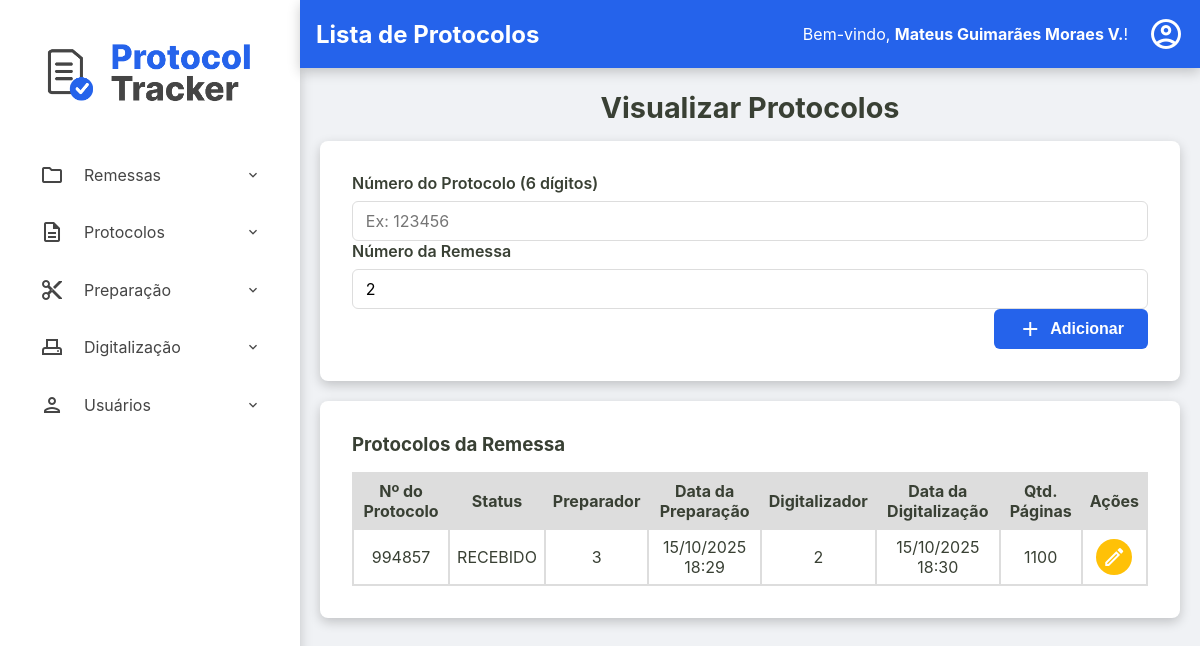
The page /admin/remessas/protocolos?id=401947e9-87bc-4d66-95da-1919781188cb (signed in) on the database as committed earlier.
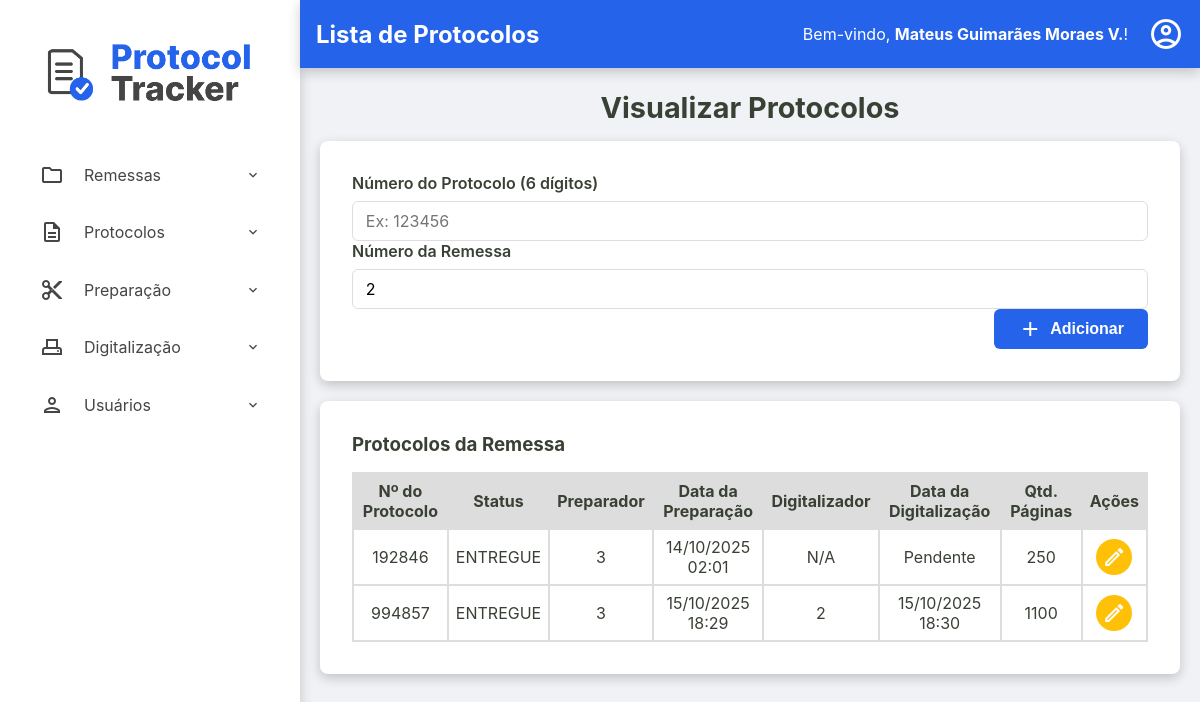
The same page on the database as committed later.
### tables this page shows
CREATE TABLE protocolos (
    id TEXT PRIMARY KEY,
    id_remessa TEXT NOT NULL,
    numero_protocolo TEXT NOT NULL UNIQUE,
    data_preparacao TEXT NULL,
    id_preparador INTEGER NULL,
    data_digitalizacao TEXT NULL,
    id_digitalizador INTEGER NULL,
    status TEXT NOT NULL DEFAULT 'RECEBIDO',
    quantidade_paginas INTEGER NULL CHECK (quantidade_paginas >= 0),
    observacoes TEXT NULL,
    FOREIGN KEY (id_remessa) REFERENCES remessas (id),
    FOREIGN KEY (id_preparador) REFERENCES usuarios (id),
    FOREIGN KEY (id_digitalizador) REFERENCES usuarios (id)
  );

### src/Controller/Admin/RemessaController.php (called while the page is built, shortened)
<?php
class RemessaController
{
    public function exibirProtocolos(?string $id_remessa_param, ?string $erro = null)
    {
        try {
            $id_remessa = $id_remessa_param;
            $listaProtocolos = $this->protocoloRepository->findByRemessa($id_remessa);
            require __DIR__ . '/../../../templates/admin/visualizar-protocolos.php';
        } catch (Exception $e) {
            $this->exibirRemessas($e->getMessage());
        }
    }
}

### src/Repository/ProtocoloRepository.php (called while the page is built, shortened)
<?php
class ProtocoloRepository implements ProtocoloRepositoryInterface
{
    private PDO $connection;
    public function __construct(PDO $connection)
    {
        $this->connection = $connection;
    }
    public function findByRemessa(string $id_remessa): array
    {
        $sqlQuery = "SELECT * FROM protocolos WHERE id_remessa = :id_remessa;";
        $stmt = $this->connection->prepare($sqlQuery);
        $stmt->bindValue(':id_remessa', $id_remessa);
        $stmt->execute();
        return $this->hidrataLista($stmt);
    }
    private function hidrataLista(PDOStatement $stmt): array
    {
        $listaDeProtocolos = [];
        while($dadosProtocolo = $stmt->fetch()){
            $listaDeProtocolos[] = Protocolo::fromArray($dadosProtocolo);
        }
        return $listaDeProtocolos;
    }
}

### src/Model/Protocolo.php (called while the page is built, shortened)
<?php
class Protocolo {
    public function getId(): ?string { return $this->id; }
    public function getNumeroProtocolo(): string { return $this->numero_protocolo; }
    public function getDataPreparacao(): ?DateTimeImmutable { return $this->data_preparacao; }
    public function getIdPreparador(): ?int { return $this->id_preparador; }
    public function getDataDigitalizacao(): ?DateTimeImmutable { return $this->data_digitalizacao; }
    public function getIdDigitalizador(): ?int { return $this->id_digitalizador; }
    public function getStatus(): string { return $this->status; }
    public function getQuantidadePaginas(): ?int { return $this->quantidade_paginas; }
    public static function fromArray(array $array): self
    {
        try {
            $data_preparacao = isset($array['data_preparacao']) ? new DateTimeImmutable($array['data_preparacao']) :  null;
            $data_digitalizacao = isset($array['data_digitalizacao']) ? new DateTimeImmutable($array['data_digitalizacao']) :  null;
        } catch (Exception $e) {
            throw new Exception("Falha ao criar data");
        }
        return new self(
            $array['id'],
            $array['id_remessa'],
            $array['numero_protocolo'],
            $data_preparacao,
            isset($array['id_preparador']) ? (int) $array['id_preparador'] : null,
            $data_digitalizacao,
            isset($array['id_digitalizador']) ? (int) $array['id_digitalizador'] : null,
            $array['status'],
            isset($array['quantidade_paginas']) ? (int) $array['quantidade_paginas'] : null,
            $array['observacoes'] ?? null,
        );
    }
}

### templates/admin/visualizar-protocolos.php (the view, shortened to what the changed rows need)
<?php require __DIR__ . '/../components/_header.php'; ?>
<h2>Visualizar Protocolos</h2>
<div class="container-principal-busca">
<section class="listagem-container">
    <table id="tabela-protocolos-remessa" class="protocolos-table datatable-js">
        <thead>
            <tr>
                <th>Nº do Protocolo</th>
                <th>Status</th>
                <th>Preparador</th>
                <th>Data da Preparação</th>
                <th>Digitalizador</th>
                <th>Data da Digitalização</th>
                <th>Qtd. Páginas</th>
                <th class="acoes-header">Ações</th>
            </tr>
        </thead>
        <tbody>
            <?php foreach ($listaProtocolos as $protocolo): ?>
                <tr>
                    <td><?= htmlspecialchars($protocolo->getNumeroProtocolo()) ?></td>
                    <td><?= htmlspecialchars($protocolo->getStatus()) ?></td>
                    <td>
                        <?php
                            echo htmlspecialchars($protocolo->getIdPreparador() ?? 'N/A');
                        ?>
                    </td>
                    <td><?= $protocolo->getDataPreparacao() ? $protocolo->getDataPreparacao()->format('d/m/Y H:i') : 'Pendente' ?></td>
                    <td>
                        <?php
                            echo htmlspecialchars($protocolo->getIdDigitalizador() ?? 'N/A');
                        ?>
                    </td>
                    <td><?= $protocolo->getDataDigitalizacao() ? $protocolo->getDataDigitalizacao()->format('d/m/Y H:i') : 'Pendente' ?></td>
                    <td><?= htmlspecialchars($protocolo->getQuantidadePaginas() ?? 'N/A') ?></td>
                    <td class="acoes-cell">
                        <a href="/admin/remessas/editar-protocolo?id=<?= htmlspecialchars($protocolo->getId()) ?>" class="btn-acao btn-editar" title="Editar Protocolo">
                            <span class="material-icons-outlined">edit</span>
                        </a>
                    </td>
                </tr>
            <?php endforeach; ?>
        </tbody>
    </table>
</section>
</div>
<?php require __DIR__ . '/../components/_footer.php'; ?>

Rows that differ between the two databases and show on the page:
now on this page (row edited): protocolos: numero_protocolo "192846", status "ENTREGUE", id_preparador "3", format "14/10/2025 02:01", id_digitalizador "N/A", shows "Pendente", quantidade_paginas "250"
changed protocolos (number 2 of 2 on the later page): status "RECEBIDO" → "ENTREGUE"
